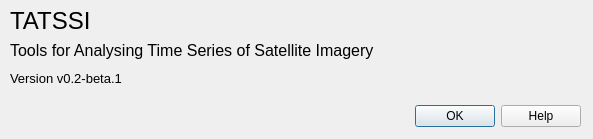
<?xml version="1.0" encoding="UTF-8"?>
<ui version="4.0">
 <class>Dialog</class>
 <widget class="QDialog" name="Dialog">
  <property name="windowModality">
   <enum>Qt::ApplicationModal</enum>
  </property>
  <property name="geometry">
   <rect>
    <x>0</x>
    <y>0</y>
    <width>593</width>
    <height>139</height>
   </rect>
  </property>
  <property name="sizePolicy">
   <sizepolicy hsizetype="Fixed" vsizetype="Fixed">
    <horstretch>0</horstretch>
    <verstretch>0</verstretch>
   </sizepolicy>
  </property>
  <property name="minimumSize">
   <size>
    <width>593</width>
    <height>139</height>
   </size>
  </property>
  <property name="maximumSize">
   <size>
    <width>593</width>
    <height>139</height>
   </size>
  </property>
  <property name="windowTitle">
   <string>TATSSI</string>
  </property>
  <widget class="QDialogButtonBox" name="pbHelpOK">
   <property name="geometry">
    <rect>
     <x>10</x>
     <y>100</y>
     <width>571</width>
     <height>32</height>
    </rect>
   </property>
   <property name="orientation">
    <enum>Qt::Horizontal</enum>
   </property>
   <property name="standardButtons">
    <set>QDialogButtonBox::Help|QDialogButtonBox::Ok</set>
   </property>
  </widget>
  <widget class="QLabel" name="lblTitle">
   <property name="geometry">
    <rect>
     <x>10</x>
     <y>10</y>
     <width>301</width>
     <height>21</height>
    </rect>
   </property>
   <property name="font">
    <font>
     <pointsize>18</pointsize>
    </font>
   </property>
   <property name="text">
    <string>TATSSI</string>
   </property>
  </widget>
  <widget class="QLabel" name="lblDescription">
   <property name="geometry">
    <rect>
     <x>10</x>
     <y>40</y>
     <width>461</width>
     <height>21</height>
    </rect>
   </property>
   <property name="font">
    <font>
     <pointsize>12</pointsize>
    </font>
   </property>
   <property name="text">
    <string>Tools for Analysing Time Series of Satellite Imagery</string>
   </property>
  </widget>
  <widget class="QLabel" name="lblVersion">
   <property name="geometry">
    <rect>
     <x>10</x>
     <y>70</y>
     <width>161</width>
     <height>16</height>
    </rect>
   </property>
   <property name="font">
    <font>
     <pointsize>10</pointsize>
    </font>
   </property>
   <property name="text">
    <string>Version v0.2-beta.1</string>
   </property>
  </widget>
 </widget>
 <resources/>
 <connections>
  <connection>
   <sender>pbHelpOK</sender>
   <signal>accepted()</signal>
   <receiver>Dialog</receiver>
   <slot>accept()</slot>
   <hints>
    <hint type="sourcelabel">
     <x>248</x>
     <y>254</y>
    </hint>
    <hint type="destinationlabel">
     <x>157</x>
     <y>274</y>
    </hint>
   </hints>
  </connection>
  <connection>
   <sender>pbHelpOK</sender>
   <signal>rejected()</signal>
   <receiver>Dialog</receiver>
   <slot>reject()</slot>
   <hints>
    <hint type="sourcelabel">
     <x>316</x>
     <y>260</y>
    </hint>
    <hint type="destinationlabel">
     <x>286</x>
     <y>274</y>
    </hint>
   </hints>
  </connection>
 </connections>
</ui>
